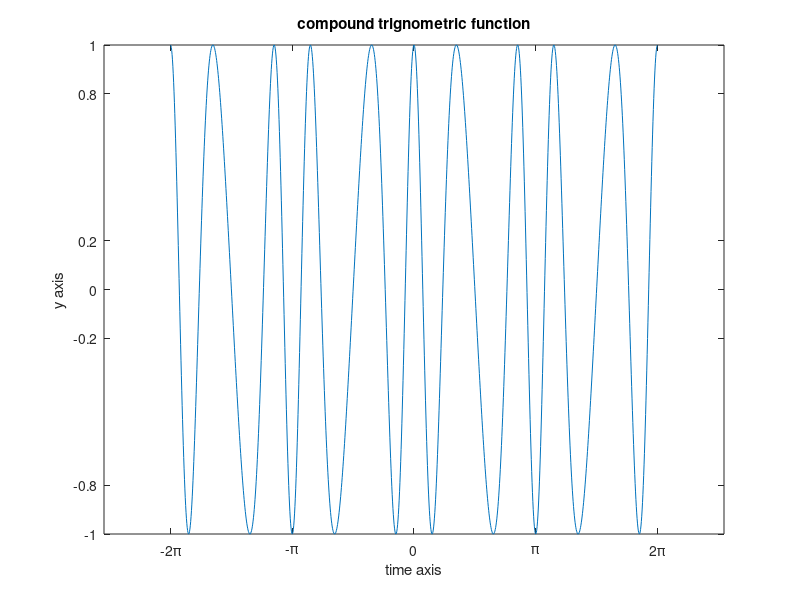

The MATLAB source for this figure:
clc; close all; clear all;
t=-2*pi:0.01:2*pi;
y = cos(5*t + (sin(2*t)));
plot(t,y);
xticks([-3*pi -2*pi -pi 0 pi 2*pi 3*pi])
xticklabels({'-3\pi','-2\pi','-\pi','0','\pi','2\pi','3\pi'})
yticks([-1 -0.8 -0.2 0 0.2 0.8 1])
xlabel('time axis');
ylabel('y axis');
title('compound trignometric function');